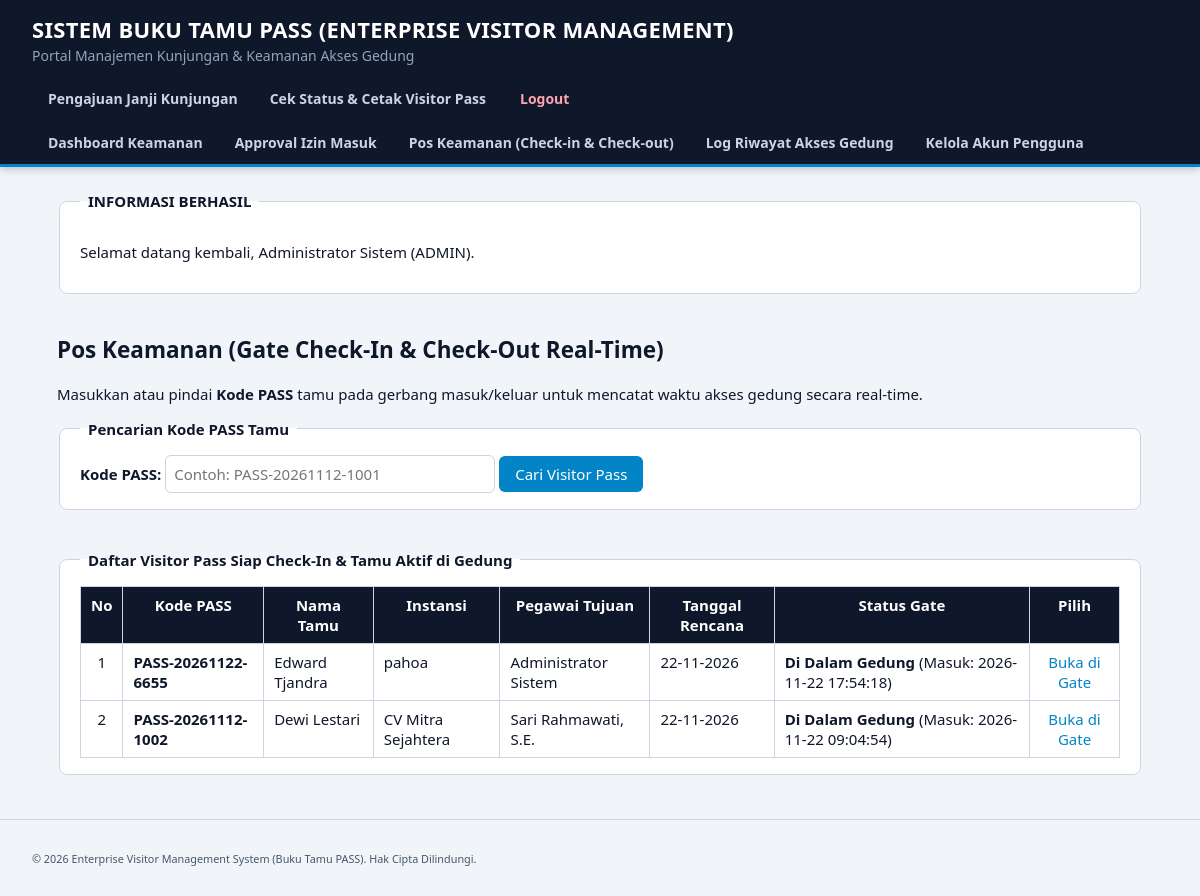
Page /pos_keamanan.php (signed in) on the committed database.
### tables this page shows
CREATE TABLE `log_akses` (
  `id_log` int NOT NULL,
  `id_pass` int NOT NULL,
  `id_petugas` int NOT NULL,
  `waktu_checkin` datetime DEFAULT NULL,
  `waktu_checkout` datetime DEFAULT NULL,
  `status_pass` enum('Di Dalam Gedung','Kedaluwarsa') NOT NULL DEFAULT 'Di Dalam Gedung'
);

CREATE TABLE `pengajuan_pass` (
  `id_pass` int NOT NULL,
  `kode_pass` varchar(30) NOT NULL,
  `nama_tamu` varchar(100) NOT NULL,
  `no_identitas` varchar(50) NOT NULL,
  `instansi` varchar(100) NOT NULL,
  `id_tujuan_pegawai` int NOT NULL,
  `keperluan` text NOT NULL,
  `tgl_rencana` date NOT NULL,
  `status_approval` enum('Pending','Approved','Rejected') NOT NULL DEFAULT 'Pending'
);

CREATE TABLE `users` (
  `id_user` int NOT NULL,
  `nama` varchar(100) NOT NULL,
  `divisi` varchar(100) NOT NULL,
  `username` varchar(50) NOT NULL,
  `password` varchar(255) NOT NULL,
  `role` enum('admin','pegawai','keamanan') NOT NULL
);

### includes/auth_middleware.php (called while the page is built, shortened)
<?php
function e($string) {
    return htmlspecialchars((string)$string, ENT_QUOTES, 'UTF-8');
}
?>

### pos_keamanan.php (the view, shortened to what this page needs)
<?php
require_once 'config/database.php';
require_once 'includes/auth_middleware.php';
$kode_cari = trim($_GET['kode_pass'] ?? '');
$queue_list = [];
$res_q = $conn->query("
    SELECT p.kode_pass, p.nama_tamu, p.instansi, p.tgl_rencana, u.nama AS nama_pegawai,
           l.status_pass, l.waktu_checkin
    FROM pengajuan_pass p
    JOIN users u ON p.id_tujuan_pegawai = u.id_user
    LEFT JOIN log_akses l ON p.id_pass = l.id_pass
    WHERE p.status_approval = 'Approved'
      AND (l.status_pass IS NULL OR l.status_pass = 'Di Dalam Gedung')
    ORDER BY p.tgl_rencana ASC, p.id_pass DESC
");
if ($res_q) {
    $queue_list = $res_q->fetch_all(MYSQLI_ASSOC);
}
include 'includes/header.php';
?>
<h2>Pos Keamanan (Gate Check-In &amp; Check-Out Real-Time)</h2>
<p>Masukkan atau pindai <strong>Kode PASS</strong> tamu pada gerbang masuk/keluar untuk mencatat waktu akses gedung secara real-time.</p>
<form method="GET" action="pos_keamanan.php">
    <fieldset>
        <legend><strong>Pencarian Kode PASS Tamu</strong></legend>
        <label for="kode_pass"><strong>Kode PASS:</strong></label>
        <input type="text" id="kode_pass" name="kode_pass" value="<?php echo e($kode_cari); ?>" required minlength="5" maxlength="30" size="30" placeholder="Contoh: PASS-20261112-1001" autofocus>
        <button type="submit">Cari Visitor Pass</button>
    </fieldset>
</form>
<br>
<fieldset>
    <legend><strong>Daftar Visitor Pass Siap Check-In &amp; Tamu Aktif di Gedung</strong></legend>
    <?php if (empty($queue_list)): ?>
        <p>Tidak ada tamu yang sedang menunggu check-in atau berada di dalam gedung.</p>
    <?php else: ?>
        <table border="1" cellpadding="6" cellspacing="0" width="100%">
            <thead>
                <tr>
                    <th>No</th>
                    <th>Kode PASS</th>
                    <th>Nama Tamu</th>
                    <th>Instansi</th>
                    <th>Pegawai Tujuan</th>
                    <th>Tanggal Rencana</th>
                    <th>Status Gate</th>
                    <th>Pilih</th>
                </tr>
            </thead>
            <tbody>
                <?php $no = 1; foreach ($queue_list as $q): ?>
                    <tr>
                        <td align="center"><?php echo $no++; ?></td>
                        <td><strong><?php echo e($q['kode_pass']); ?></strong></td>
                        <td><?php echo e($q['nama_tamu']); ?></td>
                        <td><?php echo e($q['instansi']); ?></td>
                        <td><?php echo e($q['nama_pegawai']); ?></td>
                        <td><?php echo e(date('d-m-Y', strtotime($q['tgl_rencana']))); ?></td>
                        <td>
                            <?php if ($q['status_pass'] === 'Di Dalam Gedung'): ?>
                                <strong>Di Dalam Gedung</strong> (Masuk: <?php echo e($q['waktu_checkin']); ?>)
                            <?php else: ?>
                                Siap Check-In (Approved)
                            <?php endif; ?>
                        </td>
                        <td align="center">
                            <a href="pos_keamanan.php?kode_pass=<?php echo urlencode($q['kode_pass']); ?>">Buka di Gate</a>
                        </td>
                    </tr>
                <?php endforeach; ?>
            </tbody>
        </table>
    <?php endif; ?>
</fieldset>
<?php include 'includes/footer.php'; ?>

### style.css (style rules this page uses)
:root { --navy: #0F172A; --cyan: #0284C7; --hijau: #16A34A; --merah: #E11D48; --abu: #F1F5F9; --garis: #CBD5E1; }
* { box-sizing: border-box; }
body { margin: 0; background: var(--abu); color: var(--navy); font: 15px "Segoe UI", Arial, sans-serif; }
a { color: var(--cyan); text-decoration: none; }
h2 { margin-top: 0; }
fieldset { background: #fff; border: 1px solid var(--garis); border-radius: 8px; padding: 16px 20px; margin-bottom: 20px; }
legend { font-weight: bold; padding: 0 8px; }
input, select, textarea { padding: 8px; border: 1px solid var(--garis); border-radius: 6px; font: inherit; max-width: 100%; }
button { padding: 8px 16px; background: var(--cyan); color: #fff; border: 0; border-radius: 6px; font: inherit; cursor: pointer; }
table { border-collapse: collapse; width: 100%; background: #fff; }
th, td { border: 1px solid var(--garis); padding: 8px 10px; text-align: left; vertical-align: top; }
th { background: var(--abu); }
thead th { background: var(--navy); color: #fff; text-align: center; }
td[align="center"] { text-align: center; }

### rows in the picture
log_akses: id_pass.kode_pass "PASS-20261122-6655", id_pass.nama_tamu "Edward Tjandra", id_pass.instansi "pahoa", users.nama "Administrator Sistem", id_pass.tgl_rencana "22-11-2026", waktu_checkin "2026-11-22 17:54:18"
log_akses: id_pass.kode_pass "PASS-20261112-1002", id_pass.nama_tamu "Dewi Lestari", id_pass.instansi "CV Mitra Sejahtera", users.nama "Sari Rahmawati, S.E.", id_pass.tgl_rencana "22-11-2026", waktu_checkin "2026-11-22 09:04:54"

### other values in the picture
$_SESSION['flash_success'] "Selamat datang kembali, Administrator Sistem (ADMIN)."
